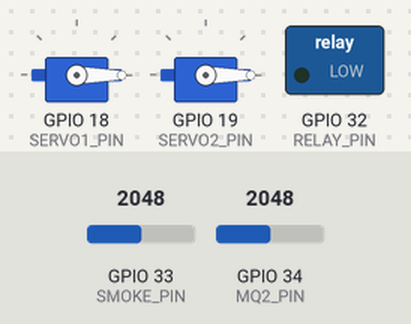
The program below on a simulated ESP32. Shown: 2 × servo, switched loads named in the program (green lamp = pin HIGH). The inputs (shaded band) are chosen by the test bench; at power-on: GPIO 33 (SMOKE_PIN) = 2048, GPIO 34 (MQ2_PIN) = 2048. WiFi joins after 1.5 s; servers stay silent unless stated; no MQTT or app messages arrive unless stated; what the program prints to the serial monitor is not drawn.

Above: at 0.1 s.
At 2.1 s:
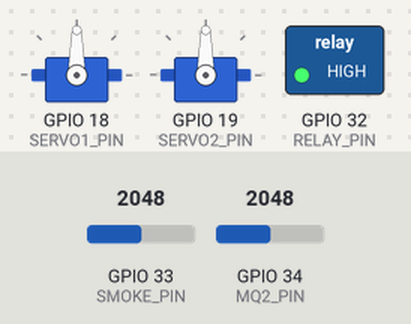
Timing chart, 0 to 3.6 s (numbered marks = the images above):
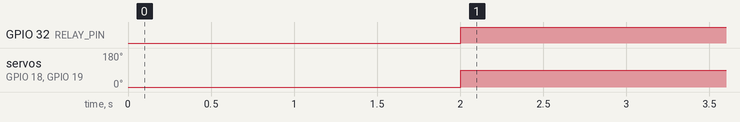

Measured:
- by itself, GPIO 32 (RELAY_PIN): LOW → HIGH at 2.0 s
- by itself, servo on GPIO 18 (SERVO1_PIN), servo on GPIO 19 (SERVO2_PIN): 0° → 90° at 2.0 s

The program:

main.cpp
```cpp
#include <Arduino.h>
#include "config.h"
#include "sensors.h"
#include "actuators.h"
#include "mqtt_config.h"

// --- Tạo đối tượng ---
MQ2Sensor gasSensor(MQ2_PIN);
SmokeSensor smokeSensor(SMOKE_PIN);
Relay relay(RELAY_PIN);
Pump pump(RELAY_PIN);
ServoDoor door1(SERVO1_PIN);
ServoDoor door2(SERVO2_PIN);

unsigned long lastCheck = 0;

void setup() {
  Serial.begin(115200);
  gasSensor.begin();
  smokeSensor.begin();
  relay.begin();
  pump.begin();
  door1.begin();
  door2.begin();

  setup_wifi();
  client.setServer(MQTT_SERVER, MQTT_PORT);
  Serial.println("🚀 ESP32 IoT Fire/Gas Safety System started!");
}

void loop() {
  if (!client.connected()) reconnect_mqtt();
  client.loop();

  if (millis() - lastCheck > 2000) {
    lastCheck = millis();

    int gasVal = gasSensor.readValue();
    int smokeVal = smokeSensor.readValue();

    Serial.printf("Gas: %d | Smoke: %d\n", gasVal, smokeVal);

    mqtt_publish(MQTT_TOPIC_GAS, String(gasVal));
    mqtt_publish(MQTT_TOPIC_SMOKE, String(smokeVal));

    bool danger = gasSensor.isDetected(GAS_THRESHOLD) || smokeSensor.isDetected(SMOKE_THRESHOLD);
    if (danger) {
      Serial.println("🔥 Danger detected! Activating system...");
      relay.on();
      pump.start();
      door1.open();
      door2.open();
      mqtt_publish(MQTT_TOPIC_STATUS, "ALERT");
    } else {
      relay.off();
      pump.stop();
      door1.close();
      door2.close();
      mqtt_publish(MQTT_TOPIC_STATUS, "SAFE");
    }
  }
}
```

actuators.h
```cpp
#ifndef ACTUATORS_H
#define ACTUATORS_H

#include "Arduino.h"
#include <Servo.h>

class Relay {
private:
  int pin;
public:
  Relay(int p);
  void begin();
  void on();
  void off();
};

class Pump {
private:
  int relayPin;
public:
  Pump(int p);
  void begin();
  void start();
  void stop();
};

class ServoDoor {
private:
  Servo servo;
  int pin;
public:
  ServoDoor(int p);
  void begin();
  void open();
  void close();
};

#endif
```

sensors.h
```cpp
#ifndef SENSORS_H
#define SENSORS_H

#include <Arduino.h>

class MQ2Sensor {
private:
  int pin;
public:
  MQ2Sensor(int p);
  void begin();
  int readValue();
  bool isDetected(int threshold);
};

class SmokeSensor {
private:
  int pin;
public:
  SmokeSensor(int p);
  void begin();
  int readValue();
  bool isDetected(int threshold);
};

#endif
```

actuators.cpp
```cpp
#include "actuators.h"

// ===== Relay =====
Relay::Relay(int p) : pin(p) {}

void Relay::begin() {
    pinMode(pin, OUTPUT);
    off();
}

void Relay::on() {
    digitalWrite(pin, HIGH);
}

void Relay::off() {
    digitalWrite(pin, LOW);
}

// ===== Pump =====
Pump::Pump(int p) : relayPin(p) {}

void Pump::begin() {
    pinMode(relayPin, OUTPUT);
    stop();
}

void Pump::start() {
    digitalWrite(relayPin, HIGH);
}

void Pump::stop() {
    digitalWrite(relayPin, LOW);
}

// ===== ServoDoor =====
ServoDoor::ServoDoor(int p) : pin(p) {}

void ServoDoor::begin() {
    servo.attach(pin);
    close();
}

void ServoDoor::open() {
    servo.write(90);   // góc mở (bạn có thể chỉnh 90 -> góc mong muốn)
}

void ServoDoor::close() {
    servo.write(0);    // góc đóng
}
```

sensors.cpp
```cpp
#include "sensors.h"

MQ2Sensor::MQ2Sensor(int p) : pin(p) {}

void MQ2Sensor::begin() {
  pinMode(pin, INPUT);
}

int MQ2Sensor::readValue() {
  return analogRead(pin);
}

bool MQ2Sensor::isDetected(int threshold) {
  int value = readValue();
  return value > threshold; // ví dụ: vượt ngưỡng -> có khí gas
}

// -----------------------------

SmokeSensor::SmokeSensor(int p) : pin(p) {}

void SmokeSensor::begin() {
  pinMode(pin, INPUT);
}

int SmokeSensor::readValue() {
  return analogRead(pin);
}

bool SmokeSensor::isDetected(int threshold) {
  int value = readValue();
  return value > threshold; // ví dụ: vượt ngưỡng -> có khói
}
```

config.h
```cpp
#ifndef CONFIG_H
#define CONFIG_H
#define CONFIG_H

// Pin định nghĩa
#define RELAY_PIN 32
#define SERVO1_PIN 18
#define SERVO2_PIN 19
#define MQ2_PIN 34
#define SMOKE_PIN 33
#define BUTTON_PIN 25

// Ngưỡng
#define GAS_THRESHOLD 500
#define SMOKE_THRESHOLD 500

// MQTT Topics
#define MQTT_TOPIC_GAS "esp32/gas"
#define MQTT_TOPIC_SMOKE "esp32/smoke"
#define MQTT_TOPIC_STATUS "esp32/status"

#endif
```

mqtt_config.h
```cpp
#ifndef MQTT_CONFIG_H
#define MQTT_CONFIG_H

#include <WiFi.h>
#include <PubSubClient.h>
#include "config.h"

// Cấu hình WiFi & MQTT
#define WIFI_SSID "your_wifi_name"
#define WIFI_PASSWORD "your_password"
#define MQTT_SERVER "broker.hivemq.com"
#define MQTT_PORT 1883

extern WiFiClient espClient;
extern PubSubClient client;

void setup_wifi();
void reconnect_mqtt();
void mqtt_publish(const char* topic, const String& payload);

#endif
```

mqtt_config.cpp
```cpp
#include "mqtt_config.h"

WiFiClient espClient;
PubSubClient client(espClient);

// ===== Hàm kết nối WiFi =====
void setup_wifi() {
  delay(10);
  Serial.println();
  Serial.print("Đang kết nối tới WiFi: ");
  Serial.println(WIFI_SSID);

  WiFi.begin(WIFI_SSID, WIFI_PASSWORD);

  // Chờ kết nối WiFi
  while (WiFi.status() != WL_CONNECTED) {
    delay(500);
    Serial.print(".");
  }

  Serial.println();
  Serial.println("✅ WiFi đã kết nối!");
  Serial.print("Địa chỉ IP: ");
  Serial.println(WiFi.localIP());
}

// ===== Hàm kết nối lại MQTT khi mất kết nối =====
void reconnect_mqtt() {
  while (!client.connected()) {
    Serial.print("Đang kết nối tới MQTT broker... ");
    if (client.connect("ESP32_Client")) {
      Serial.println("✅ Kết nối MQTT thành công!");
      // Subcribe topic nếu cần
      client.subscribe("esp32/control");
    } else {
      Serial.print("❌ Lỗi, mã lỗi = ");
      Serial.print(client.state());
      Serial.println(" → Thử lại sau 5 giây.");
      delay(5000);
    }
  }
}

// ===== Hàm publish dữ liệu lên MQTT =====
void mqtt_publish(const char* topic, const String& payload) {
  if (!client.connected()) {
    reconnect_mqtt();
  }
  client.loop();
  client.publish(topic, payload.c_str());
}
```
